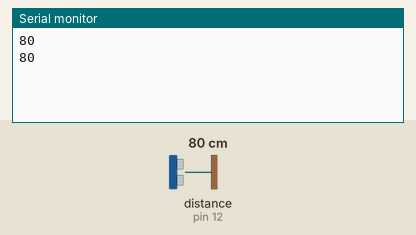
Recording of a sketch running on a simulated Arduino Uno, built with avr-gcc and run on an emulated ATmega328P. Parts: the last lines printed to the serial monitor. Wiring (inferred from the names in the program): ultrasonic range finder: trigger pin 11; echo pin 12. Inputs (shaded band) come from the test bench; at power-on: distance to the obstacle (sensor on pin 12) 80 cm. The echo pulse lasts 58.3 µs per cm.

Above: at 1.8 s.
1.9 s: distance to the obstacle (sensor on pin 12) set to 2 cm
At 2.5 s:
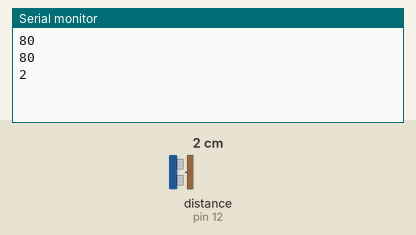
3.4 s: distance to the obstacle (sensor on pin 12) set to 4 cm
At 4.8 s:
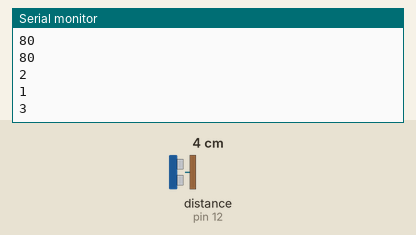
Timing chart, 0 to 6.4 s (numbered marks = the images above; inputs shaded):
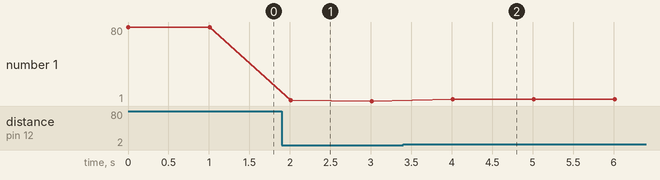

The sketch:

hackatown.ino
```cpp
int trigPin = 11;    // Trigger
int echoPin = 12;    // Echo
long duration, cm;

void setup() {
  //Serial Port begin
  Serial.begin(115200);
  //Define inputs and outputs
  pinMode(trigPin, OUTPUT);
  pinMode(echoPin, INPUT);
}

void loop() {
  digitalWrite(trigPin, LOW);
  delayMicroseconds(5);
  digitalWrite(trigPin, HIGH);
  delayMicroseconds(10);
  digitalWrite(trigPin, LOW);
  pinMode(echoPin, INPUT);
  duration = pulseIn(echoPin, HIGH);

  cm = (duration/2) / 29.1;

  Serial.println(cm);
  delay(1000);
}
```

Measured:
- after the input at 1.9 s, the serial monitor: prints a new line after 0.11 s (image 1)
- after the input at 3.4 s, the serial monitor: prints a new line after 0.61 s (image 2)
- plotted number 1: 80 → 1 after the input at 1.9 s, 1 → 3 after the input at 3.4 s
